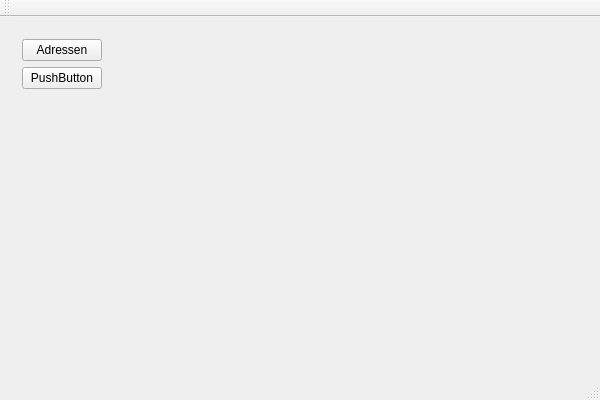
<?xml version="1.0" encoding="UTF-8"?>
<ui version="4.0">
 <class>AdressbuchClass</class>
 <widget class="QMainWindow" name="AdressbuchClass">
  <property name="geometry">
   <rect>
    <x>0</x>
    <y>0</y>
    <width>600</width>
    <height>400</height>
   </rect>
  </property>
  <property name="windowTitle">
   <string>Adressbuch</string>
  </property>
  <widget class="QWidget" name="centralWidget">
   <layout class="QHBoxLayout" name="horizontalLayout" stretch="1,9">
    <item>
     <widget class="QWidget" name="menuWidget" native="true">
      <layout class="QVBoxLayout" name="verticalLayout">
       <item>
        <widget class="QPushButton" name="adressButton">
         <property name="text">
          <string>Adressen</string>
         </property>
        </widget>
       </item>
       <item>
        <widget class="QPushButton" name="pushButton">
         <property name="text">
          <string>PushButton</string>
         </property>
        </widget>
       </item>
       <item>
        <spacer name="verticalSpacer">
         <property name="orientation">
          <enum>Qt::Vertical</enum>
         </property>
         <property name="sizeHint" stdset="0">
          <size>
           <width>20</width>
           <height>40</height>
          </size>
         </property>
        </spacer>
       </item>
      </layout>
     </widget>
    </item>
    <item>
     <widget class="QWidget" name="layoutWidget" native="true">
      <layout class="QVBoxLayout" name="verticalLayout_2" stretch="9,1">
       <property name="spacing">
        <number>0</number>
       </property>
       <property name="leftMargin">
        <number>0</number>
       </property>
       <property name="topMargin">
        <number>0</number>
       </property>
       <property name="rightMargin">
        <number>0</number>
       </property>
       <property name="bottomMargin">
        <number>0</number>
       </property>
       <item>
        <widget class="QWidget" name="contentWidget" native="true"/>
       </item>
       <item>
        <widget class="QWidget" name="controlWidget" native="true"/>
       </item>
      </layout>
     </widget>
    </item>
   </layout>
  </widget>
  <widget class="QMenuBar" name="menuBar">
   <property name="geometry">
    <rect>
     <x>0</x>
     <y>0</y>
     <width>600</width>
     <height>21</height>
    </rect>
   </property>
  </widget>
  <widget class="QToolBar" name="mainToolBar">
   <attribute name="toolBarArea">
    <enum>TopToolBarArea</enum>
   </attribute>
   <attribute name="toolBarBreak">
    <bool>false</bool>
   </attribute>
  </widget>
  <widget class="QStatusBar" name="statusBar"/>
 </widget>
 <layoutdefault spacing="6" margin="11"/>
 <resources>
  <include location="adressbuch.qrc"/>
 </resources>
 <connections/>
</ui>
